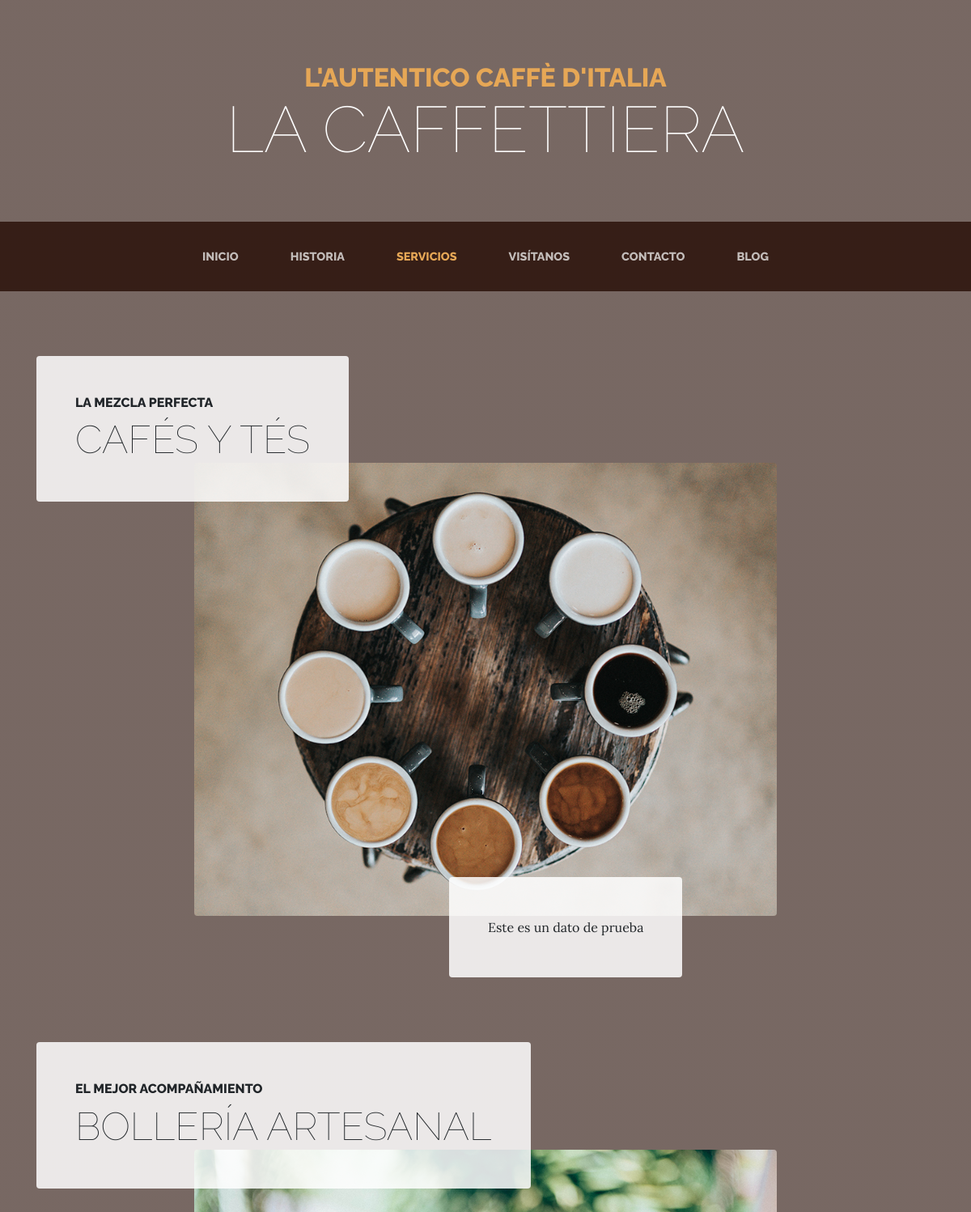
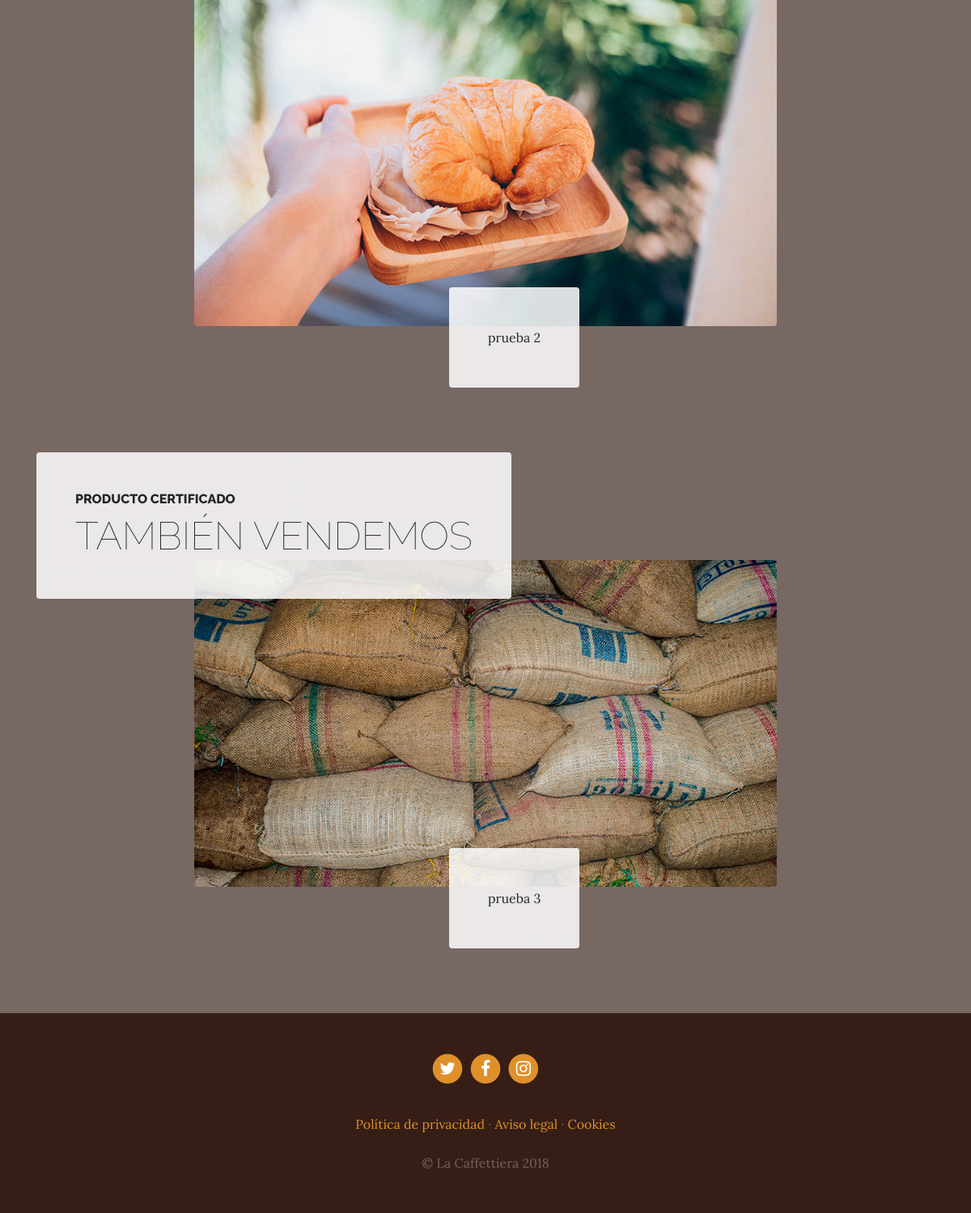
Page /services/ on the committed database (2 pictures, top to bottom).
### services/models.py (models this page shows, shortened)
class Service(models.Model):
    title = models.CharField(max_length=200, verbose_name="Titulo")
    subtitle = models.CharField(max_length=200, verbose_name="Subtitulo")
    content = models.TextField(verbose_name="Contenido")
    image = models.ImageField(verbose_name="Imagen", upload_to="services")
    created = models.DateTimeField(auto_now_add=True, verbose_name="Fecha de Creación")
    updated = models.DateTimeField(auto_now=True, verbose_name="Fecha de Edición")
    class Meta:
        verbose_name = "servicio"
        verbose_name_plural = "servicios"
        ordering = ['-created']

### services/views.py (the view)
# urls.py: path('',views.services,name="services"),
def services(request):
    services = Service.objects.all()
    return render(request,"services/services.html",{'services':services})

### social/processors.py (called while the page is built)
def ctx_dict(request):
    ctx = {}
    links= Link.objects.all()
    for link in links:
        ctx[link.key]= link.url
    return ctx

### services/templates/services/services.html (shortened to what this page needs)
{% extends 'core/base.html' %}
{% load static %}
{% block content %}
{% for service in services reversed %}
<section class="page-section">
  <div class="container">
    <div class="product-item">
      <div class="product-item-title d-flex">
        <div class="bg-faded p-5 d-flex mr-auto rounded">
          <h2 class="section-heading mb-0">
            <span class="section-heading-upper">{{service.subtitle}}</span>
            <span class="section-heading-lower">{{service.title}}</span>
          </h2>
        </div>
      </div>
      <img class="product-item-img mx-auto d-flex rounded img-fluid mb-3 mb-lg-0" src="{{service.image.url}}" alt="">
      <div class="product-item-description d-flex ml-auto">
        <div class="bg-faded p-5 rounded">
          <p class="mb-0">{{service.content}}</p>
        </div>
      </div>
    </div>
  </div>
</section>
{% endfor %}
{% endblock %}

### core/templates/core/base.html (shortened to what this page needs)
<!DOCTYPE html>
<html lang="es">
  <head>
    {% load static %}
    <link href="{% static 'core/vendor/bootstrap/css/bootstrap.min.css' %}" rel="stylesheet">
    <link href="{% static 'core/vendor/font-awesome/css/font-awesome.min.css' %}" rel="stylesheet" type="text/css">
    <link href="{% static 'core/css/business-casual.css' %}" rel="stylesheet">
  </head>
  <body>
    <h1 class="site-heading text-center text-white d-none d-lg-block">
      <span class="site-heading-upper text-primary mb-3">L'autentico caffè d'italia</span>
      <span class="site-heading-lower">La Caffettiera</span>
    </h1>
    <nav class="navbar navbar-expand-lg navbar-dark py-lg-4" id="mainNav">
      <div class="container">
        <div class="collapse navbar-collapse" id="navbarResponsive">
          <ul class="navbar-nav mx-auto">
            <li class="nav-item {% if request.path == '/'%}active{% endif %} px-lg-4">
              <a class="nav-link text-uppercase text-expanded" href="{% url 'home' %}">Inicio</a>
            </li>
            <li class="nav-item px-lg-4 {% if request.path == '/about/'%}active{% endif %}">
              <a class="nav-link text-uppercase text-expanded" href="{% url 'about' %}">Historia</a>
            </li>
            <li class="nav-item px-lg-4 {% if request.path == '/services/'%}active{% endif %}">
              <a class="nav-link text-uppercase text-expanded" href="{% url 'services' %}">Servicios</a>
            </li>
            <li class="nav-item px-lg-4 {% if request.path == '/store/'%}active{% endif %}">
              <a class="nav-link text-uppercase text-expanded" href="{% url 'store' %}">Visítanos</a>
            </li>
            <li class="nav-item px-lg-4 {% if request.path == '/contact/'%}active{% endif %}">
              <a class="nav-link text-uppercase text-expanded" href="{% url 'contact' %}">Contacto</a>
            </li>
            <li class="nav-item px-lg-4 {% if request.path == '/blog/'%}active{% endif %}">
              <a class="nav-link text-uppercase text-expanded" href="{% url 'blog' %}">Blog</a>
            </li>
          </ul>
        </div>
      </div>
    </nav>
    {% block content %} {% endblock %}
    <footer class="footer text-faded text-center py-5">
      <div class="container">
        <p class="m-0">
          {% if LINK_TWITTER %}
            <a href="{{LINK_TWITTER}}" class="link">
              <span class="fa-stack fa-lg">
                <i class="fa fa-circle fa-stack-2x"></i>
                <i class="fa fa-twitter fa-stack-1x fa-inverse"></i>
              </span>
            </a>
          {% endif %}
          {% if LINK_FACEBOOK %}
            <a href="{{LINK_FACEBOOK}}" class="link">
              <span class="fa-stack fa-lg">
                <i class="fa fa-circle fa-stack-2x"></i>
                <i class="fa fa-facebook fa-stack-1x fa-inverse"></i>
              </span>
            </a>
          {% endif %}
          {% if LINK_INSTAGRAM %}
            <a href="{{LINK_INSTAGRAM}}" class="link">
              <span class="fa-stack fa-lg">
                <i class="fa fa-circle fa-stack-2x"></i>
                <i class="fa fa-instagram fa-stack-1x fa-inverse"></i>
              </span>
            </a>
          {% endif %}
	    </p>
        <p class="m-0 mbt">
        	<a href="sample.html" class="link">Política de privacidad</a> ·
        	<a href="sample.html" class="link">Aviso legal</a> ·
        	<a href="sample.html" class="link">Cookies</a>
		</p>
        <p class="m-0 mbt1">&copy; La Caffettiera 2018</p>
      </div>
	</footer>
  </body>
</html>

### core/static/core/css/business-casual.css (style rules this page uses)
body { font-family: 'Lora'; background: linear-gradient(rgba(47, 23, 15, 0.65), rgba(47, 23, 15, 0.65)), url("../img/bg.jpg"); background-attachment: fixed; background-position: center; background-size: cover; }
h1, h2, h3, h4, h5, h6 { font-family: 'Raleway'; }
p { line-height: 1.75; }
.text-faded { color: rgba(255, 255, 255, 0.3); }
.site-heading { margin-top: 5rem; margin-bottom: 5rem; text-transform: uppercase; line-height: 1; font-family: 'Raleway'; }
.site-heading .site-heading-upper { display: block; font-size: 2rem; font-weight: 800; }
.site-heading .site-heading-lower { font-size: 5rem; font-weight: 100; line-height: 4rem; }
.page-section { margin-top: 5rem; margin-bottom: 5rem; }
.section-heading { text-transform: uppercase; }
.section-heading .section-heading-upper { display: block; font-size: 1rem; font-weight: 800; padding-bottom:.5rem; }
.section-heading .section-heading-lower { display: block; font-size: 3rem; font-weight: 100; }
.bg-faded { background-color: rgba(255, 255, 255, 0.85); }
#mainNav { background-color: rgba(47, 23, 15, 0.9); font-family: 'Raleway'; }
#mainNav .navbar-nav .nav-item .nav-link { color: rgba(255, 255, 255, 0.7); font-weight: 800; }
#mainNav .navbar-nav .nav-item.active .nav-link { color: #e6a756; }
@media (min-width: 992px) { #mainNav .navbar-nav .nav-item .nav-link { font-size: 0.9rem; } }
@media (min-width: 992px) { .product-item .product-item-title { position: relative; z-index: 1; margin-bottom: -3rem; } }
@media (min-width: 992px) { .product-item .product-item-img { position: relative; z-index: 0; max-width: 60vw; } }
@media (min-width: 992px) { .product-item .product-item-description { position: relative; z-index: 1; margin-top: -3rem; max-width: 50vw; } }
.footer { background-color: rgba(47, 23, 15, 0.9); }
.text-primary { color: #e6a756 !important; }
.mbt { padding-top: 2rem; }
.mbt1 { padding-top: 1.25rem; }
a.link { color: #df902a; }

### rows in the picture
Service: subtitle "LA MEZCLA PERFECTA", title "CAFÉS Y TÉS", image (picture), content "Este es un dato de prueba"
Service: subtitle "EL MEJOR ACOMPAÑAMIENTO", title "BOLLERÍA ARTESANAL", image (picture), content "prueba 2"
Service: subtitle "PRODUCTO CERTIFICADO", title "TAMBIÉN VENDEMOS", image (picture), content "prueba 3"
